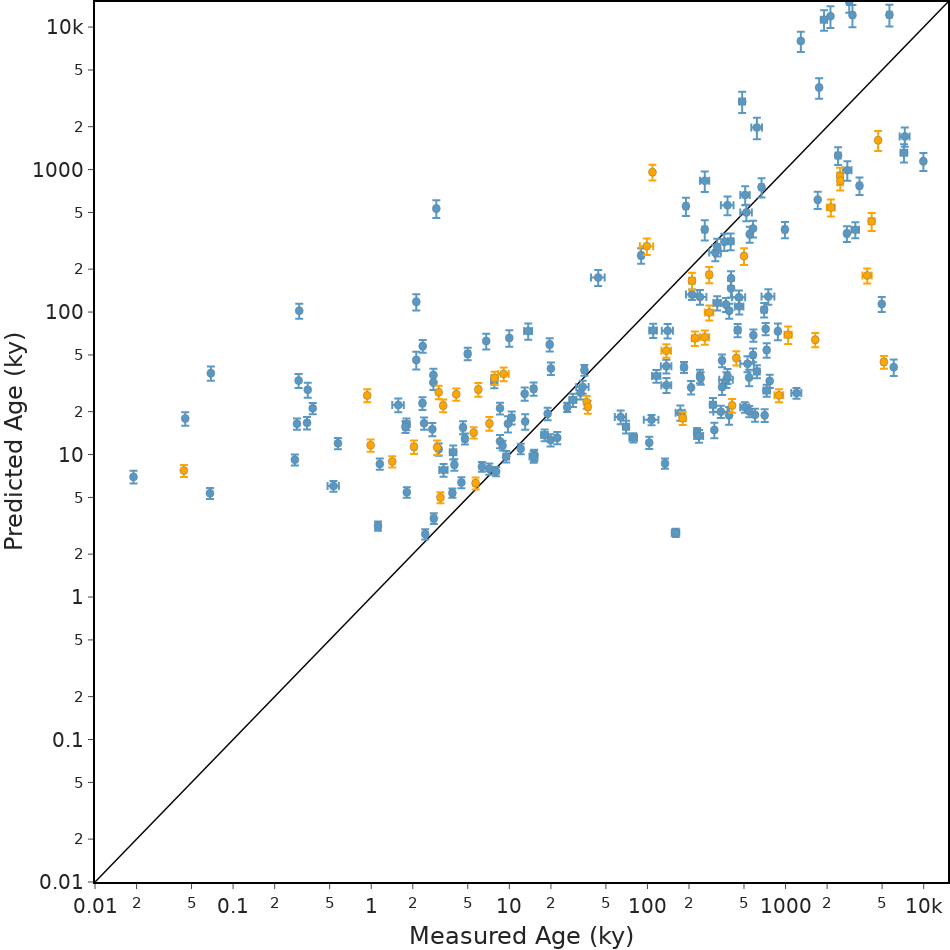
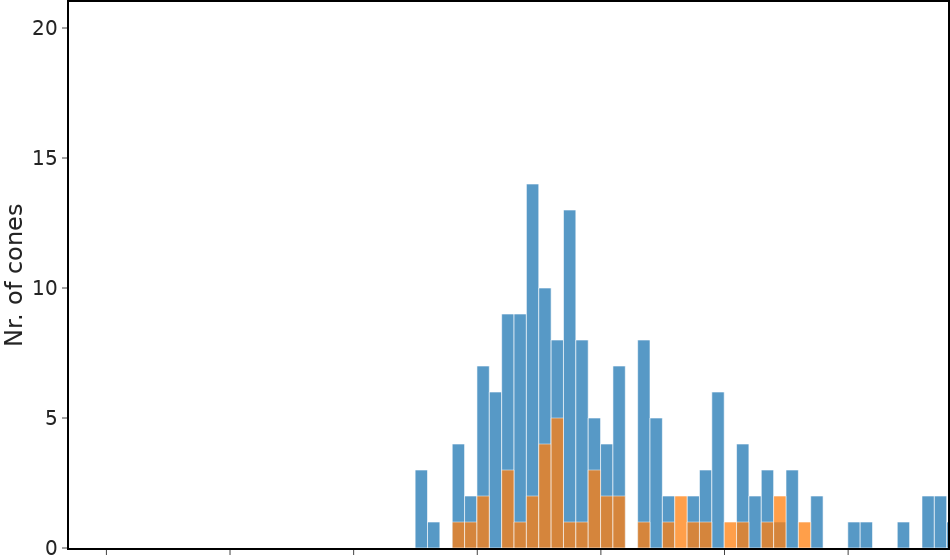

Notebook cell for these charts, in order:
### Code cell
### Plotting measured vs predicted graph
font_type = 'DejaVu Sans'
font_size = 20

axis_range = [0.01, 15000]
hist_axis_rangeY = [0, 21]

fig_pred_PLSR = px.line(x=axis_range, y=axis_range, range_x=axis_range, range_y=axis_range, 
                   log_x=True, log_y=True, width=950, height=950)
fig_pred_PLSR.update_traces(line_color='black', line_width=1.5)
fig_pred_PLSR.add_trace(go.Scatter(x=df_PLSR_cv_predicted.loc[:,target_parameter],
                              y=df_PLSR_cv_predicted.loc[:,'{}_trainCV_{}'.format(PLSR_method, target_parameter)],
                              mode='markers',
                              error_x = dict(
                                  type='data',
                                  array=df_PLSR_cv_predicted.loc[:,'AgeErrorReCalc1STD'].values,
                                  visible=True),
                              error_y = dict(
                                  type='data',
                                  array=df_PLSR_cv_predicted.loc[:,'{}_trainCV_{}'.format(PLSR_method, 'AgeUpper')].values - df_PLSR_cv_predicted.loc[:,'{}_trainCV_{}'.format(PLSR_method, 'AgeLower')].values,
                                  visible=True),
                              hovertext=df_PLSR_cv_predicted[['ConeName', 'Age', '{}_trainCV_{}'.format(PLSR_method, target_parameter)]],
                              hovertemplate=
                              'ConeName: %{text}' +
                              '<br>ConeAge: %{x:.2f} ky'+
                              '<br>ConePredAge: %{y:.2f} ky',
                              text=df_PLSR_cv_predicted['ConeName'],
                              marker=dict(color='#5799c6', size=2, line=dict(color='#74797C')),
                              name='Training',
                              showlegend=False))
fig_pred_PLSR.add_trace(go.Scatter(x=df_PLSR_val_predicted.loc[:,target_parameter],
                              y=df_PLSR_val_predicted.loc[:,'{}_val_{}'.format(PLSR_method, target_parameter)],
                              mode='markers',
                              error_x = dict(
                                  type='data',
                                  array=df_PLSR_val_predicted.loc[:,'AgeErrorReCalc1STD'].values,
                                  visible=True),
                              error_y = dict(
                                  type='data',
                                  array=df_PLSR_val_predicted.loc[:,'{}_val_{}'.format(PLSR_method, 'AgeUpper')].values - df_PLSR_val_predicted.loc[:,'{}_val_{}'.format(PLSR_method, 'AgeLower')].values,
                                  visible=True),
                              hovertext=df_PLSR_val_predicted[['ConeName', 'Age', '{}_val_{}'.format(PLSR_method, target_parameter)]],
                              hovertemplate=
                              'ConeName: %{text}' +
                              '<br>ConeAge: %{x:.2f} ky'+
                              '<br>ConePredAge: %{y:.2f} ky',
                              text=df_PLSR_val_predicted['ConeName'],
                              marker=dict(color='#ffa500', size=2, line=dict(color='#74797C')),
                              name='Validation',
                              showlegend=False))
fig_pred_PLSR.update_traces(marker=dict(size=8,line=dict(width=0.5)))
fig_pred_PLSR.update_layout(xaxis = dict(title='Measured {} ({})'.format(target_parameter, units),
                                    tickfont = dict(size=font_size), showline=True, linewidth=2, linecolor='black', mirror=True),
                       yaxis = dict(title='Predicted {} ({})'.format(target_parameter, units),
                                    tickfont = dict(size=font_size), showline=True, linewidth=2, linecolor='black', mirror=True),
                       font=dict(size=font_size, family=font_type),
                       margin_r=0, margin_t=0, margin_l=0, margin_b=0,
                       legend_itemsizing='constant',
                       legend=dict(yanchor='middle',
                                   y=0.96, x=0.01),
                       coloraxis_colorbar=dict(thicknessmode='pixels', 
                                               thickness=50,
                                               lenmode='pixels',
                                               len=150,
                                               yanchor='middle',
                                               y=0.2, x=0.8))
fig_pred_PLSR.write_image(r'{}_{}_{}_Predition.svg'.format(inputName, predictor_parameter_text, PLSR_method), format='svg', width=950, height=950, scale=1)
fig_pred_PLSR.show()

### Plotting the distrubiton of predictions 
hist_pred_PLSR = go.Figure()
hist_pred_PLSR.add_trace(go.Histogram(x=np.log(df_PLSR_cv_predicted.loc[:,'{}_trainCV_{}'.format(PLSR_method, target_parameter)]),
                                             xbins=dict(start=np.log(axis_range[0]),end=np.log(axis_range[1]),size=0.2), opacity=0.75, name='Pred Training'))
hist_pred_PLSR.add_trace(go.Histogram(x=np.log(df_PLSR_val_predicted.loc[:,'{}_val_{}'.format(PLSR_method, target_parameter)]),
                                             xbins=dict(start=np.log(axis_range[0]),end=np.log(axis_range[1]), size=0.2), opacity=0.75, name='Pred Validation'))
hist_pred_PLSR.update_layout(barmode='overlay', showlegend=False, yaxis_range=hist_axis_rangeY, xaxis_range=np.log(axis_range), xaxis_showticklabels=False,
                                    margin_r=0, margin_t=0, margin_l=0, margin_b=0, width=950, 
                                    xaxis = dict(tickfont = dict(size=font_size), showline=True, linewidth=2, linecolor='black', mirror=True),
                                    yaxis = dict(title='Nr. of cones', tickfont = dict(size=font_size), showline=True, linewidth=2, linecolor='black', mirror=True),
                                    legend=dict(yanchor='top', y=0.99, xanchor='right', x=0.99),
                                    font=dict(size=font_size, family=font_type))
hist_pred_PLSR.write_image(r'{}_TrainValidationSplit_{}_{}.svg'.format(inputName, predictor_parameter_text, PLSR_method), format='svg', width=950, height=200, scale=1)
hist_pred_PLSR.show()

fig_residual_PLSR = px.scatter(
    df_PLSR_cv_predicted,
    x=np.log(df_PLSR_val_predicted[target_parameter]),
    y=np.log(df_PLSR_val_predicted.loc[:,'{}_val_{}'.format(PLSR_method, target_parameter)])-np.log(df_PLSR_val_predicted[target_parameter]),
    width=1020, height=400)
fig_residual_PLSR.add_hline(y=0, line_width=3, line_dash='dash', line_color='black')
fig_residual_PLSR.update_layout(xaxis = dict(title='Log(absolute age)'.format(),
                                    tickfont = dict(size=font_size), showline=True, linewidth=2, linecolor='black', mirror=True),
                           yaxis = dict(title='Residuals'.format(),
                                    tickfont = dict(size=font_size), showline=True, linewidth=2, linecolor='black', mirror=True),
                           font=dict(size=font_size, family=font_type),
                           xaxis_range=[np.log(axis_range[0]),np.log(axis_range[1])],
                           yaxis_range=[-6.5,6.5]
                          )
fig_residual_PLSR.write_image(r'{}_{}_{}_Predition_Residuals.svg'.format(inputName, predictor_parameter_text, PLSR_method), format='svg', width=950, height=200, scale=1)
fig_residual_PLSR.show()

### Figure 1 — Plotly figure (JSON) as saved in the notebook; plotly's stock layout.template omitted (floating-point values rounded to 4 significant figures; data arrays with more than 128 entries replaced by an {"elided": "..."} marker saying what was removed)
{"data": [{"hovertemplate": "x=%{x}<br>y=%{y}<extra></extra>", "legendgroup": "", "line": {"color": "black", "dash": "solid", "width": 1.5}, "marker": {"line": {"width": 0.5}, "size": 8, "symbol": "circle"}, "mode": "lines", "name": "", "orientation": "v", "showlegend": false, "type": "scatter", "x": [0.01, 15000.0], "xaxis": "x", "y": [0.01, 15000.0], "yaxis": "y"}, {"error_x": {"array": {"elided": "161 float values"}, "type": "data", "visible": true}, "error_y": {"array": {"elided": "161 float values"}, "type": "data", "visible": true}, "hovertemplate": "ConeName: %{text}<br>ConeAge: %{x:.2f} ky<br>ConePredAge: %{y:.2f} ky", "hovertext": {"elided": "161x3 mixed values"}, "marker": {"color": "#5799c6", "line": {"color": "#74797C", "width": 0.5}, "size": 8}, "mode": "markers", "name": "Training", "showlegend": false, "text": {"elided": "161 str values"}, "type": "scatter", "x": {"elided": "161 float values"}, "y": {"elided": "161 float values"}}, {"error_x": {"array": [20.0, 0.15, 0.2, 9.0, 11.0, 0.055, 0.5745, 0.175, 40.0, 65.0, 10.0, 0.04, 20.0, 0.04, 0.1, 0.1, 0.8, 0.07, 10.0, 10.0, 0.0, 170.0, 80.0, 60.0, 1.0, 200.0, 140.0, 300.0, 63.0, 11.0, 10.0, 100.0, 1.4, 10.9, 3.4, 0.35, 0.05, 0.0, 0.0, 0.0], "type": "data", "visible": true}, "error_y": {"array": [11.96, 1.824, 0.61, 1.863, 5.739, 1.319, 2.45, 3.183, 7.28, 2.756, 5.435, 0.4464, 7.636, 2.987, 2.256, 1.284, 4.04, 1.239, 22.49, 32.98, 2.7, 4.588, 255.6, 126.4, 2.272, 62.59, 73.37, 21.75, 9.782, 38.69, 23.97, 119.7, 121.2, 7.562, 2.454, 3.661, 2.619, 1.146, 0.8078, 0.7455], "type": "data", "visible": true}, "hovertemplate": "ConeName: %{text}<br>ConeAge: %{x:.2f} ky<br>ConePredAge: %{y:.2f} ky", "hovertext": [["Te Ahuahu", 280, 99.21], ["Pu'u Kole (MK_42)", 7.17, 16.53], ["Kalaieha", 5.7, 6.3], ["Molcajete Galope", 180, 17.99], ["Comal Chico", 137, 53.6], ["Rincon de Chapultepec", 3, 11.25], ["Teuhtli", 36.3, 23.32], ["La Tinaja", 5.96, 28.63], ["Cerro Le Ventana", 1640, 63.91], ["Janitzio", 896, 26.02], ["Shiunzan", 440, 47.55], ["Komezuka", 3.17, 5.0], ["Togasayama", 260, 66.67], ["Omuroyama (ID255)", 3.08, 27.39], ["Koshikirizuka", 3.32, 22.09], ["Hiratsuka", 5.52, 14.24], ["Puy de Pariou", 9.1, 36.76], ["Pico Bandama", 2.04, 11.32], ["Pasa Tepe", 210, 166.2], ["Kucukmedet", 500, 247.3], ["Sunset Crater ", 0.935, 25.99], ["Cerro Colorado", 5150, 44.67], ["ID438", 4680, 1606.0], ["N Cerro Merihuaca", 2480, 902.0], ["Alumbrera", 37, 21.61], ["E Antofagasta Valley (ID446)", 4200, 433.4], ["ID453", 2130, 542.2], ["Volcan del Inca", 3900, 180.5], ["ID460", 1045, 69.43], ["El Pozo", 99, 290.0], ["Las Ovejas", 280, 183.0], ["Pampa de Agnia", 2490, 833.9], ["Cerro Volcan", 108.7, 959.4], ["Al Malsa", 220.5, 65.45], ["As Zayinah", 410.3, 22.12], ["Trinta", 7.82, 34.46], ["Cerro Tichso", 4.13, 26.46], ["Mt Ilice", 0.99, 11.61], ["Mt Lepre", 1.42, 8.929], ["S Breakthrough", 0.044, 7.712]], "marker": {"color": "#ffa500", "line": {"color": "#74797C", "width": 0.5}, "size": 8}, "mode": "markers", "name": "Validation", "showlegend": false, "text": ["Te Ahuahu", "Pu'u Kole (MK_42)", "Kalaieha", "Molcajete Galope", "Comal Chico", "Rincon de Chapultepec", "Teuhtli", "La Tinaja", "Cerro Le Ventana", "Janitzio", "Shiunzan", "Komezuka", "Togasayama", "Omuroyama (ID255)", "Koshikirizuka", "Hiratsuka", "Puy de Pariou", "Pico Bandama", "Pasa Tepe", "Kucukmedet", "Sunset Crater ", "Cerro Colorado", "ID438", "N Cerro Merihuaca", "Alumbrera", "E Antofagasta Valley (ID446)", "ID453", "Volcan del Inca", "ID460", "El Pozo", "Las Ovejas", "Pampa de Agnia", "Cerro Volcan", "Al Malsa", "As Zayinah", "Trinta", "Cerro Tichso", "Mt Ilice", "Mt Lepre", "S Breakthrough"], "type": "scatter", "x": [280.0, 7.17, 5.7, 180.0, 137.0, 3.0, 36.3, 5.96, 1640.0, 896.0, 440.0, 3.17, 260.0, 3.08, 3.32, 5.52, 9.1, 2.04, 210.0, 500.0, 0.935, 5150.0, 4680.0, 2480.0, 37.0, 4200.0, 2130.0, 3900.0, 1045.0, 99.0, 280.0, 2490.0, 108.7, 220.5, 410.3, 7.82, 4.13, 0.99, 1.42, 0.044], "y": [99.21, 16.53, 6.3, 17.99, 53.6, 11.25, 23.32, 28.63, 63.91, 26.02, 47.55, 5.0, 66.67, 27.39, 22.09, 14.24, 36.76, 11.32, 166.2, 247.3, 25.99, 44.67, 1606.0, 902.0, 21.61, 433.4, 542.2, 180.5, 69.43, 290.0, 183.0, 833.9, 959.4, 65.45, 22.12, 34.46, 26.46, 11.61, 8.929, 7.712]}], "layout": {"coloraxis": {"colorbar": {"len": 150, "lenmode": "pixels", "thickness": 50, "thicknessmode": "pixels", "x": 0.8, "y": 0.2, "yanchor": "middle"}}, "font": {"family": "DejaVu Sans", "size": 20}, "height": 950, "legend": {"itemsizing": "constant", "tracegroupgap": 0, "x": 0.01, "y": 0.96, "yanchor": "middle"}, "margin": {"b": 0, "l": 0, "r": 0, "t": 0}, "width": 950, "xaxis": {"anchor": "y", "domain": [0, 1], "linecolor": "black", "linewidth": 2, "mirror": true, "range": [-2.0, 4.176], "showline": true, "tickfont": {"size": 20}, "title": {"text": "Measured Age (ky)"}, "type": "log"}, "yaxis": {"anchor": "x", "domain": [0, 1], "linecolor": "black", "linewidth": 2, "mirror": true, "range": [-2.0, 4.176], "showline": true, "tickfont": {"size": 20}, "title": {"text": "Predicted Age (ky)"}, "type": "log"}}}

### Figure 2 — Plotly figure (JSON) as saved in the notebook; plotly's stock layout.template omitted (floating-point values rounded to 4 significant figures; data arrays with more than 128 entries replaced by an {"elided": "..."} marker saying what was removed)
{"data": [{"name": "Pred Training", "opacity": 0.75, "type": "histogram", "x": {"elided": "161 float values"}, "xbins": {"end": 9.616, "size": 0.2, "start": -4.605}}, {"name": "Pred Validation", "opacity": 0.75, "type": "histogram", "x": [4.597, 2.805, 1.84, 2.89, 3.982, 2.42, 3.149, 3.355, 4.157, 3.259, 3.862, 1.609, 4.2, 3.31, 3.095, 2.656, 3.604, 2.427, 5.113, 5.511, 3.258, 3.799, 7.382, 6.805, 3.073, 6.072, 6.296, 5.196, 4.24, 5.67, 5.209, 6.726, 6.866, 4.181, 3.097, 3.54, 3.276, 2.452, 2.189, 2.043], "xbins": {"end": 9.616, "size": 0.2, "start": -4.605}}], "layout": {"barmode": "overlay", "font": {"family": "DejaVu Sans", "size": 20}, "legend": {"x": 0.99, "xanchor": "right", "y": 0.99, "yanchor": "top"}, "margin": {"b": 0, "l": 0, "r": 0, "t": 0}, "showlegend": false, "width": 950, "xaxis": {"linecolor": "black", "linewidth": 2, "mirror": true, "range": [-4.605, 9.616], "showline": true, "showticklabels": false, "tickfont": {"size": 20}}, "yaxis": {"linecolor": "black", "linewidth": 2, "mirror": true, "range": [0, 21], "showline": true, "tickfont": {"size": 20}, "title": {"text": "Nr. of cones"}}}}
